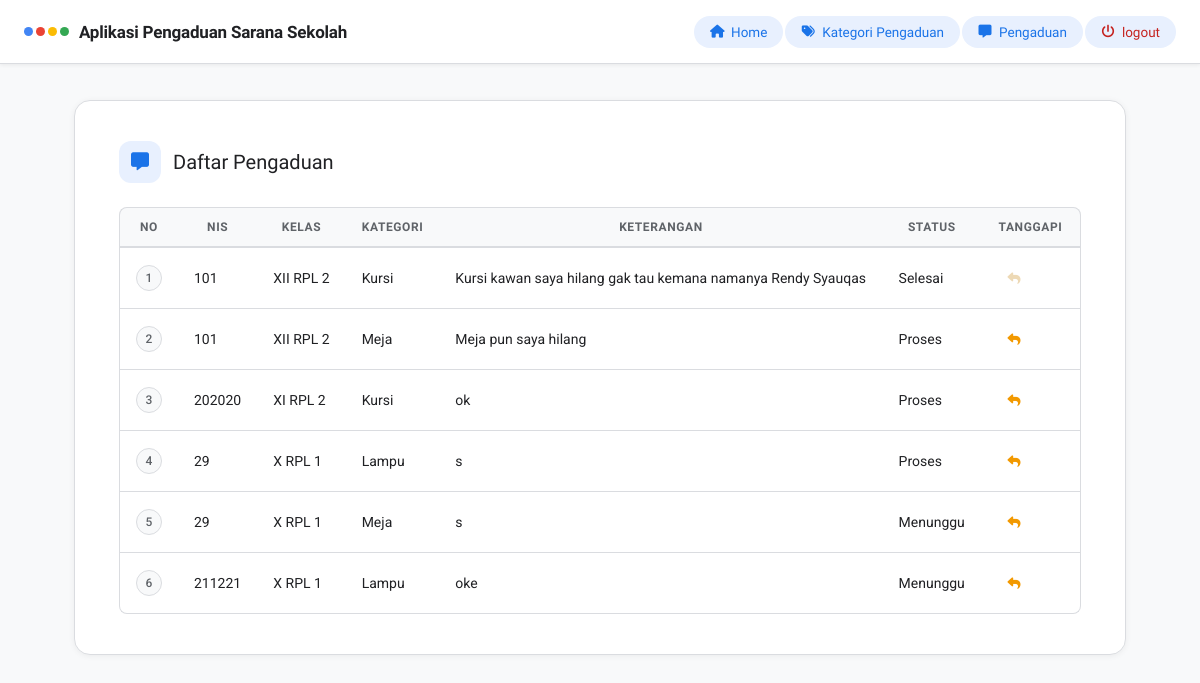
The app's page /admin/dashboard.php?page=pengaduan (signed in) with its own data.
### tables this page shows
CREATE TABLE `aspirasi` (
  `id_aspirasi` int NOT NULL,
  `id_pelaporan` int NOT NULL,
  `status` enum('Menunggu','Proses','Selesai') NOT NULL,
  `id_kategori` int NOT NULL,
  `feedback` text
);

CREATE TABLE `input_aspirasi` (
  `id_pelaporan` int NOT NULL,
  `nis` int NOT NULL,
  `id_kategori` int NOT NULL,
  `lokasi` varchar(50) NOT NULL,
  `ket` text NOT NULL,
  `tgl_input` varchar(30) NOT NULL
);

CREATE TABLE `siswa` (
  `id_siswa` int NOT NULL,
  `nis` int NOT NULL,
  `kelas` varchar(10) NOT NULL
);

CREATE TABLE `kategori` (
  `id_kategori` int NOT NULL,
  `ket_kategori` varchar(30) NOT NULL
);

### admin/pengaduan.php (the view, shortened to what this page needs)
<?php
include '../koneksi.php';
function status($status) {
    if($status == "Menunggu") {
        echo "<div class='status-badge status-menunggu'> Menunggu</div>";
    } else if($status == "Proses") {
        echo "<div class='status-badge status-proses'> Proses</div>";
    } else {
        echo "<div class='status-badge status-selesai'> Selesai</div>";
    }
}
?>
<!DOCTYPE html>
<html lang="en">
<head>
    <link rel="stylesheet" href="../fontawesome/css/all.min.css">
    <link rel="stylesheet" href="../sengaja.css">
</head>
<body>
    <div class="page-header">
        <div class="page-header-left">
            <div class="page-header-icon">
                <i class="fa fa-message"></i>
            </div>
            <h4>Daftar Pengaduan</h4>
        </div>
    </div>
    <table class="g-table">
        <thead>
            <tr>
                <th>No</th>
                <th>NIS</th>
                <th>Kelas</th>
                <th>Kategori</th>
                <th>Keterangan</th>
                <th>Status</th>
                <th>Tanggapi</th>
            </tr>
        </thead>
        <tbody>
        <?php
        $no  = 1;
        $sql = "SELECT * FROM input_aspirasi, aspirasi, kategori WHERE
                input_aspirasi.id_kategori = kategori.id_kategori AND
                input_aspirasi.id_pelaporan = aspirasi.id_pelaporan";
        $data = mysqli_query($koneksi, $sql);
        if(mysqli_num_rows($data) > 0) {
            while($pengaduan = mysqli_fetch_array($data)) { ?>
                <tr>
                    <td><span class="badge-no"><?= $no++ ?></span></td>
                    <td><?= $pengaduan['nis'] ?></td>
                    <?php
                    $kelas = mysqli_query($koneksi, "SELECT * FROM siswa WHERE nis='$pengaduan[nis]'");
                    $tampilin_kelas = mysqli_fetch_array($kelas); ?>
                    <td><?= $tampilin_kelas['kelas'] ?></td>
                    <td><?= $pengaduan['ket_kategori'] ?></td>
                    <td><?= $pengaduan['ket'] ?></td>
                    <td><?php status($pengaduan['status']); ?></td>
                    <td>
                        <?php $cek = ($pengaduan['status'] == "Selesai") ? "Disabled" : ""; ?>
                        <a href="?page=tanggapi&id=<?= $pengaduan['id_pelaporan'] ?>" class="btn-icon btn-icon-edit <?= $cek ?>">
                            <i class="fa fa-reply"></i>
                        </a>
                    </td>
                </tr>
                <?php } } ?>
        </tbody>
    </table>
</body>
</html>

### admin/dashboard.php (shortened to what this page needs)
<!DOCTYPE html>
<html lang="en">
<head>
    <link rel="stylesheet" href="../fontawesome/css/all.min.css">
    <link rel="stylesheet" href="../css/sengaja.css">
</head>
<body>
        <nav class="navbar">
            <div class="navbar-inner">
                <a class="navbar-brand" href="#">
                    <div class="brand-dots">
                        <span style="background:#4285F4"></span>
                        <span style="background:#EA4335"></span>
                        <span style="background:#FBBC04"></span>
                        <span style="background:#34A853"></span>
                    </div>
                    Aplikasi Pengaduan Sarana Sekolah
                </a>
                <div class="navbar-collapse" id="navbarID">
                    <div class="navbar-nav">
                        <a class="nav-link active" aria-current="page" href="dashboard.php">
                            <i class="fa fa-home"></i> Home
                        </a>
                        <a class="nav-link active" aria-current="page" href="?page=kategori">
                            <i class="fa fa-tags"></i> Kategori Pengaduan
                        </a>
                        <a class="nav-link active" aria-current="page" href="?page=pengaduan">
                            <i class="fa fa-message"></i> Pengaduan
                        </a>
                        <a class="nav-link active" aria-current="page" href="logout.php">
                            <i class="fa fa-power-off"></i> logout
                        </a>
                    </div>
                </div>
            </div>
        </nav>
        <div class="page-body">
            <div class="content-card">
            <?php
            $page = isset($_GET['page'])?$_GET['page']:'';
            if(file_exists($page.".php")) {
                include $page.".php";
            }?>
            </div>
        </div>
</body>
</html>

### records on screen
aspirasi: id_pelaporan.nis "101", siswa.kelas "XII RPL 2", id_kategori.ket_kategori "Kursi", id_pelaporan.ket "Kursi kawan saya hilang gak tau kemana namanya Rendy Syauqas", status "Selesai"
aspirasi: id_pelaporan.nis "101", siswa.kelas "XII RPL 2", id_kategori.ket_kategori "Meja", id_pelaporan.ket "Meja pun saya hilang", status "Proses"
aspirasi: id_pelaporan.nis "202020", siswa.kelas "XI RPL 2", id_kategori.ket_kategori "Kursi", id_pelaporan.ket "ok", status "Proses"
aspirasi: id_pelaporan.nis "29", siswa.kelas "X RPL 1", id_kategori.ket_kategori "Lampu", id_pelaporan.ket "s", status "Proses"
aspirasi: id_pelaporan.nis "29", siswa.kelas "X RPL 1", id_kategori.ket_kategori "Meja", id_pelaporan.ket "s", status "Menunggu"
aspirasi: id_pelaporan.nis "211221", siswa.kelas "X RPL 1", id_kategori.ket_kategori "Lampu", id_pelaporan.ket "oke", status "Menunggu"
